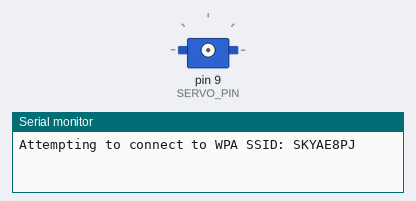
The sketch below on a simulated Arduino Uno, built for the host (arithmetic inside an expression is 32-bit, double 64-bit). Parts: servo, the last lines printed to the serial monitor. WiFi joins after 1.5 s; servers stay silent unless stated; the modem accepts every AT command (registered, SIM ready, sends succeed) and sends nothing else.

Above: at 0.1 s.
At 2.1 s:
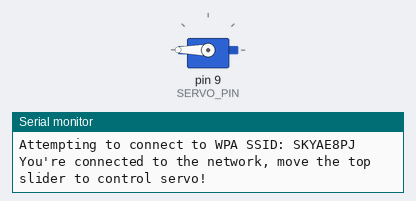
At 2.6 s:
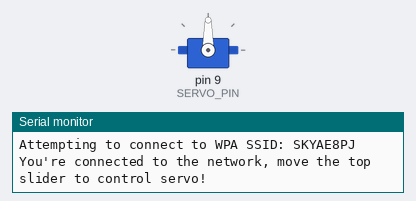
Timing chart, 0 to 4.1 s (numbered marks = the images above):
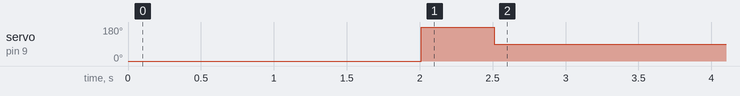

The sketch:

wifi-lesson6.ino
```cpp
/*  ___   ___  ___  _   _  ___   ___   ____ ___  ____
 * / _ \ /___)/ _ \| | | |/ _ \ / _ \ / ___) _ \|    \
 *| |_| |___ | |_| | |_| | |_| | |_| ( (__| |_| | | | |
 * \___/(___/ \___/ \__  |\___/ \___(_)____)___/|_|_|_|
 *                  (____/
 * Osoyoo Wifi IoT  lesson 6
 * Remote control Servo over UDP
 * tutorial url: https://osoyoo.com/?p=32612
 */
#include <PWMServo.h>
#include "WiFiEsp.h"
#include <WiFiEspUdp.h>
#include "SoftwareSerial.h"
#define SERVO_PIN 9
int angle=90;

SoftwareSerial softserial(4, 5); // D4 to ESP_TX, D5 to ESP_RX by default

char ssid[] = "SKYAE8PJ";            // replace *** with your wifi network SSID (name)
char pass[] = "pWFuffDiDqsn";        // replace *** with your wifi network password
int status = WL_IDLE_STATUS;     // the Wifi radio's status

unsigned int local_port = 8888;        // local port to listen for UDP packets
unsigned int remote_port = 8888;        // remote port to listen for UDP packets

const int UDP_PACKET_SIZE = 255;  // UDP timestamp is in the first 48 bytes of the message
const int UDP_TIMEOUT = 3000;    // timeout in miliseconds to wait for an UDP packet to arrive

char packetBuffer[255];
PWMServo head;

// A UDP instance to let us send and receive packets over UDP
WiFiEspUDP Udp;

void setup()
{
  Serial.begin(9600);   // initialize serial for debugging
  softserial.begin(115200);
  softserial.write("AT+CIOBAUD=9600\r\n");
  softserial.write("AT+RST\r\n");
  softserial.begin(9600);    // initialize serial for ESP module
  WiFi.init(&softserial);    // initialize ESP module

  // check for the presence of the shield
  if (WiFi.status() == WL_NO_SHIELD) {
    Serial.println("WiFi shield not present");
    // don't continue
    while (true);
  }

  // attempt to connect to WiFi network
  while ( status != WL_CONNECTED) {
    Serial.print("Attempting to connect to WPA SSID: ");
    Serial.println(ssid);
    // Connect to WPA/WPA2 network
    status = WiFi.begin(ssid, pass);
  }

  // you're connected now, so print out the data
  Serial.println("You're connected to the network, move the top slider to control servo!");

  Udp.begin(local_port);

   head.attach(SERVO_PIN);
   head.write(0);
   delay(500);
   head.write(180);
   delay(500);
   head.write(90);

}

void loop()
{

  int packetSize = Udp.parsePacket();
  if (packetSize) {
                               // if you get a client,
      //Serial.print("Received packet of size ");
      //Serial.println(packetSize);
      int len = Udp.read(packetBuffer, 255);
      Udp.flush();
      if (len > 0)  packetBuffer[len] = 0;

      if(packetBuffer[0]=='S');
      {
        if(packetBuffer[1] == 'T')
        {
            int angle = get_value(packetBuffer);
            angle = map(angle, 0, 99,  0,180);
            Serial.println(angle);
            head.write(angle);
         }
      } //END OF ACTION SWITCH
  }
}
int get_value(char bf[])
{
  int value = bf[3]- '0';

  for(int i = 4; i < 6; i++)
  {
    if(bf[i] < '0' || bf[i] > '9')
      break;
    else
      value = value * 10 + bf[i] - '0';
  }

  return value;
}
```

Measured:
- by itself, servo on pin 9 (SERVO_PIN): 0° → 180° at 2.0 s, → 90° 0.50 s later
